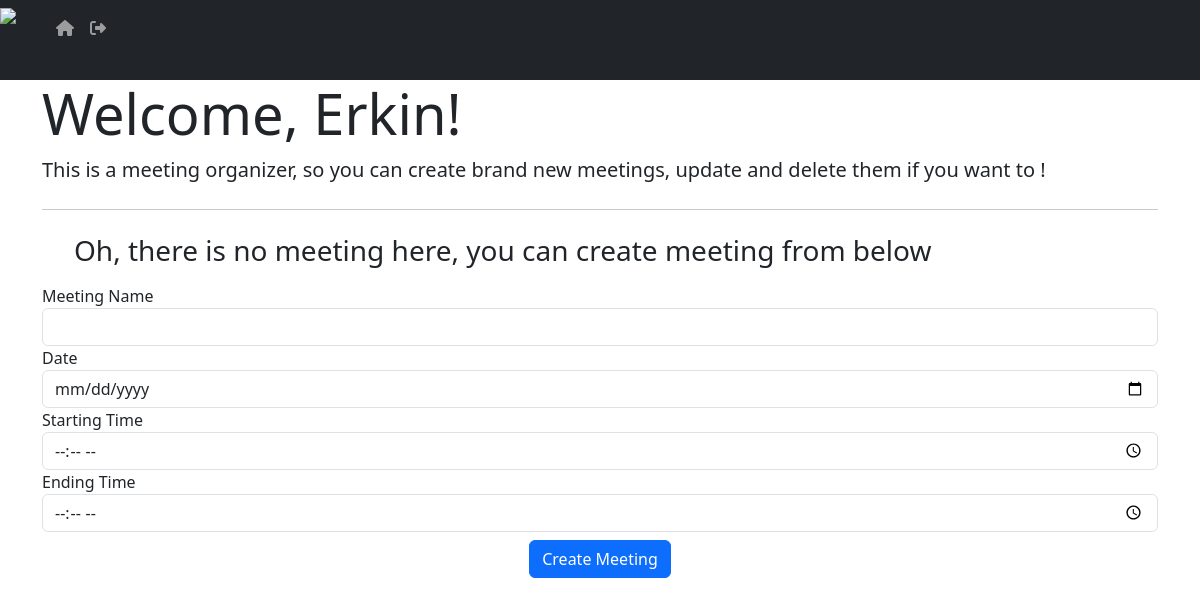
Page / (signed in) on the earlier database version.
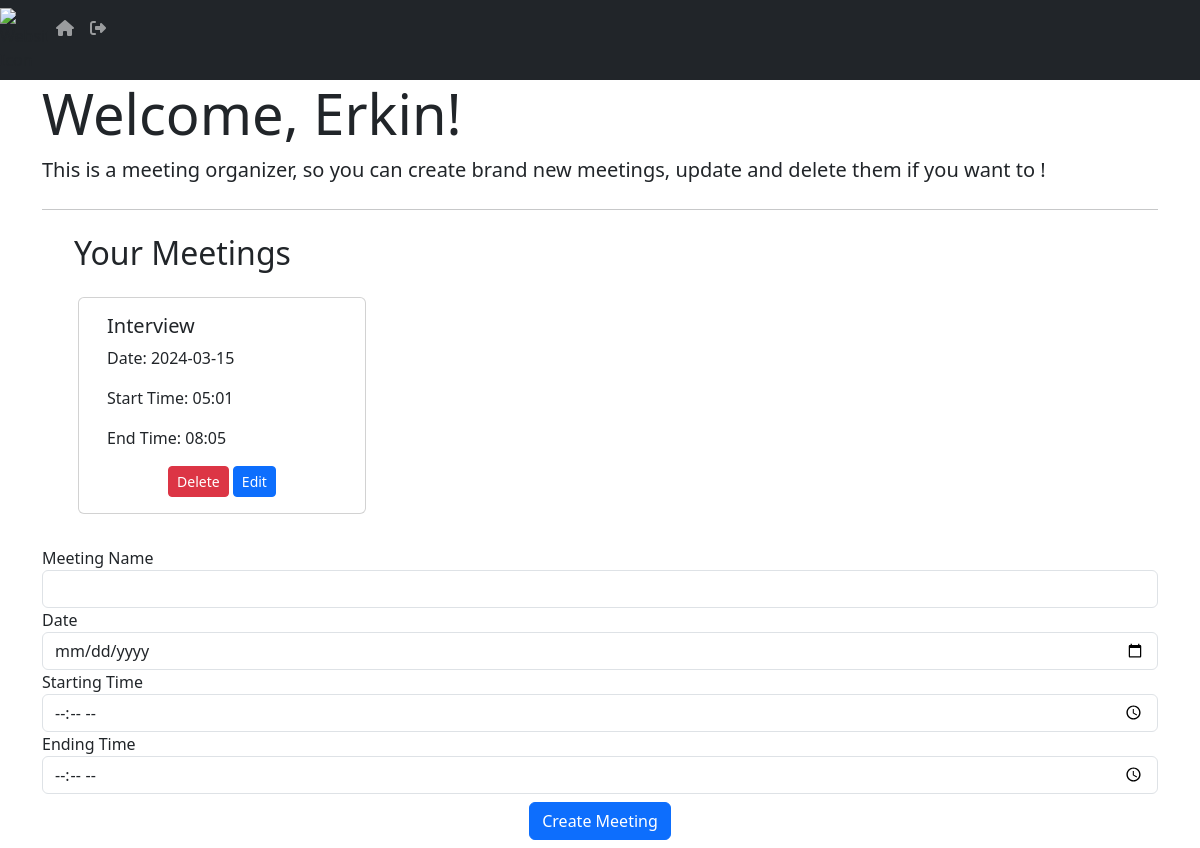
Same page on the later database version.
### client/models.py (models this page shows, shortened)
class User(db.Model, UserMixin):
    id = db.Column(db.Integer,primary_key=True)
    email = db.Column(db.String(128), unique=True) # Unique
    password = db.Column(db.String(20))
    first_name = db.Column(db.String(128))
    meetings = db.relationship('MeetingData', backref='user', lazy=True)

class MeetingData(db.Model):
    id = db.Column(db.Integer, primary_key=True)
    name = db.Column(db.String(120))
    date = db.Column(db.Date)
    start_time = db.Column(db.String(8))
    end_time = db.Column(db.String(8))
    user_id = db.Column(db.Integer, db.ForeignKey('user.id'), nullable=False)

### client/views.py (the view, shortened to what this page needs)
@views.route('/', methods = ['GET','POST'])
@login_required
def home():
    user_meetings = current_user.meetings
    return render_template("home.html",user=current_user, user_meetings=user_meetings) # This checks user is logged in or not

### client/__init__.py (called while the page is built)
def create_app():
    app=Flask(__name__)
    app.secret_key = 'abcd1234'
    app.config['SQLALCHEMY_DATABASE_URI'] = f'sqlite:///{DB_NAME}'
    db.init_app(app)
    from .views import views
    from .auth import auth
    app.register_blueprint(views, url_prefix='/')
    app.register_blueprint(auth, url_prefix='/') # To go the defined page
    from .models import User, MeetingData
    with app.app_context():
        db.create_all()
    login_manager = LoginManager()
    login_manager.login_view = 'auth.login' # If user is not logged in
    login_manager.init_app(app)
    @login_manager.user_loader
    def load_user(id):
        return User.query.get(int(id)) # Flask will find the user by its ID which is primary key.
    return app

### client/templates/home.html (shortened to what this page needs)
{% extends "base.html" %}
{% block content %}
<div class="jumbotron">
  <h1 class="display-4">Welcome, {{ current_user.first_name }}!</h1>
  <p class="lead">This is a meeting organizer, so you can create brand new meetings, update and delete them if you want to ! </p>
  <hr class="my-4">
</div>
<ul>
    {% if user_meetings %}
    <h2>Your Meetings</h2>
    <div class="row">
        {% for meeting in user_meetings %}
        <div class="card mx-3 my-3" style="width: 18rem;">
          <div class="card-body">
            <h5 class="card-title">{{ meeting.name }}</h5>
            <p class="card-text">Date: {{ meeting.date }}</p>
            <p class="card-text">Start Time: {{ meeting.start_time }}</p>
            <p class="card-text">End Time: {{ meeting.end_time }}</p>
              <div class="text-center">
              <button type="button" class="btn btn-sm btn-danger" onClick="deleteMeeting({{meeting.id}})">Delete</button>
              <button type="button" class="btn btn-sm btn-primary" onClick="openEditModal({{meeting.id}}, '{{ meeting.name }}', '{{ meeting.date }}', '{{ meeting.start_time }}', '{{ meeting.end_time }}')">Edit</button>
            </div>
          </div>
        </div>
        {% endfor %}
      </div>
    {% else %}
        <h3>Oh, there is no meeting here, you can create meeting from below</h3>
    {% endif %}
</ul>
<form method="POST">
  <label for="name">Meeting Name</label>
  <input type="text" class="form-control" id="name" name="name">
  <label for="date">Date</label>
  <input type="date" class="form-control" id="date" name="date">
  <label for="start_time">Starting Time</label>
  <input type="time" class="form-control" id="start_time" name="start_time">
  <label for="end_time">Ending Time</label>
  <input type="time" class="form-control" id="end_time" name="end_time">
  <div align="center" class="my-2">
    <button type="submit" class="btn btn-primary">Create Meeting</button>
  </div>
</form>
{% endblock %}

### client/templates/base.html (shortened to what this page needs)
<!DOCTYPE html>
<html lang="en">
<head>
    <link href="https://cdn.jsdelivr.net/npm/bootstrap@5.3.3/dist/css/bootstrap.min.css" rel="stylesheet">
    <link rel="stylesheet" href="https://cdnjs.cloudflare.com/ajax/libs/font-awesome/6.5.1/css/all.min.css" />
</head>
<body>
 <nav class="navbar navbar-expand-lg navbar-dark bg-dark">
<div class="collapse navbar-collapse" id="navbar">
    <div class="navbar-nav">
        <img src="https://cdn-icons-png.flaticon.com/512/9034/9034155.png" alt="Website Icon" width="48px">
        {% if user.is_authenticated %}
        <a href="/" class="nav-item nav-link" id="home"><i class="fa-solid fa-house"></i></a>
        <a href="/logout" class="nav-item nav-link" id="logout"><i class="fa-solid fa-right-from-bracket"></i></a>
        {% else %}
        <a href="/login" class="nav-item nav-link" id="login">Login</a>
        <a href="/sign-up" class="nav-item nav-link" id="sign-up">Sign Up</a>
        {% endif %}
    </div>
</div>
 </nav>
<div class="container">
    {% block content %}
    {% endblock %}
</div>
</body>
</html>

Differences in the rows shown:
added MeetingData: name "Interview", date "2024-03-15", start_time "05:01", end_time "08:05"
Other differences:
text no longer shown: "Oh, there is no meeting here, you can create meeting from below"
text now shown: "Your Meetings"
